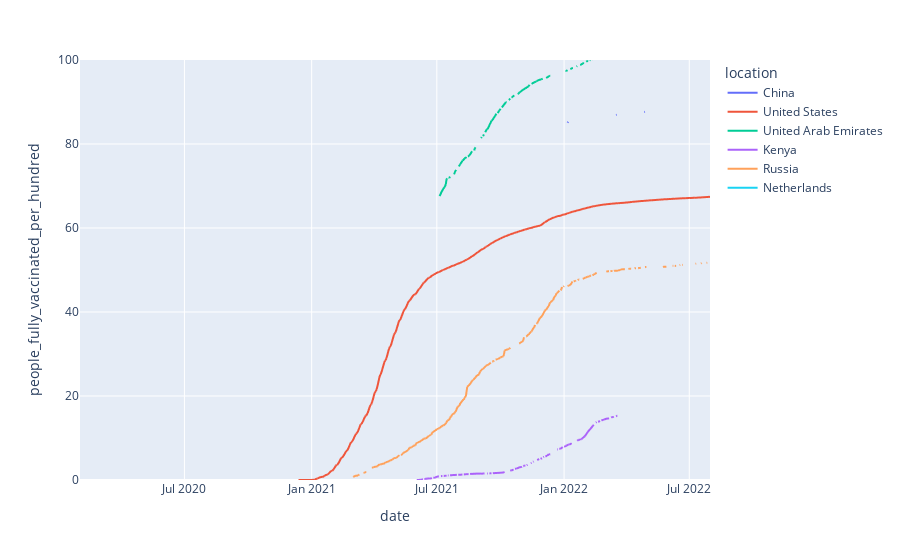

The cell this chart's notebook holds for it:
### Code cell
fig = px.line(Covid_data_raw_transport, x='date', y= 'people_fully_vaccinated_per_hundred' ,color=Covid_data_raw_transport.index,
                 range_x=['2020-02-01','2022-07-31'], range_y=[0,100])

fig.show()

### Figure 1 — Plotly figure (JSON) as saved in the notebook; plotly's stock layout.template omitted (floating-point values rounded to 4 significant figures; data arrays with more than 128 entries replaced by an {"elided": "..."} marker saying what was removed)
{"data": [{"hovertemplate": "location=China<br>date=%{x}<br>people_fully_vaccinated_per_hundred=%{y}<extra></extra>", "legendgroup": "China", "line": {"color": "#636efa", "dash": "solid"}, "marker": {"symbol": "circle"}, "mode": "lines", "name": "China", "showlegend": true, "type": "scattergl", "x": {"elided": "994 str values"}, "xaxis": "x", "y": {"elided": "994 float values"}, "yaxis": "y"}, {"hovertemplate": "location=United States<br>date=%{x}<br>people_fully_vaccinated_per_hundred=%{y}<extra></extra>", "legendgroup": "United States", "line": {"color": "#EF553B", "dash": "solid"}, "marker": {"symbol": "circle"}, "mode": "lines", "name": "United States", "showlegend": true, "type": "scattergl", "x": {"elided": "994 str values"}, "xaxis": "x", "y": {"elided": "994 float values"}, "yaxis": "y"}, {"hovertemplate": "location=United Arab Emirates<br>date=%{x}<br>people_fully_vaccinated_per_hundred=%{y}<extra></extra>", "legendgroup": "United Arab Emirates", "line": {"color": "#00cc96", "dash": "solid"}, "marker": {"symbol": "circle"}, "mode": "lines", "name": "United Arab Emirates", "showlegend": true, "type": "scattergl", "x": {"elided": "987 str values"}, "xaxis": "x", "y": {"elided": "987 float values"}, "yaxis": "y"}, {"hovertemplate": "location=Kenya<br>date=%{x}<br>people_fully_vaccinated_per_hundred=%{y}<extra></extra>", "legendgroup": "Kenya", "line": {"color": "#ab63fa", "dash": "solid"}, "marker": {"symbol": "circle"}, "mode": "lines", "name": "Kenya", "showlegend": true, "type": "scattergl", "x": {"elided": "950 str values"}, "xaxis": "x", "y": {"elided": "950 float values"}, "yaxis": "y"}, {"hovertemplate": "location=Russia<br>date=%{x}<br>people_fully_vaccinated_per_hundred=%{y}<extra></extra>", "legendgroup": "Russia", "line": {"color": "#FFA15A", "dash": "solid"}, "marker": {"symbol": "circle"}, "mode": "lines", "name": "Russia", "showlegend": true, "type": "scattergl", "x": {"elided": "985 str values"}, "xaxis": "x", "y": {"elided": "985 float values"}, "yaxis": "y"}, {"hovertemplate": "location=Netherlands<br>date=%{x}<br>people_fully_vaccinated_per_hundred=%{y}<extra></extra>", "legendgroup": "Netherlands", "line": {"color": "#19d3f3", "dash": "solid"}, "marker": {"symbol": "circle"}, "mode": "lines", "name": "Netherlands", "showlegend": true, "type": "scattergl", "x": {"elided": "958 str values"}, "xaxis": "x", "y": {"elided": "958 float values"}, "yaxis": "y"}], "layout": {"legend": {"title": {"text": "location"}, "tracegroupgap": 0}, "margin": {"t": 60}, "xaxis": {"anchor": "y", "domain": [0, 1], "range": ["2020-02-01", "2022-07-31"], "title": {"text": "date"}}, "yaxis": {"anchor": "x", "domain": [0, 1], "range": [0, 100], "title": {"text": "people_fully_vaccinated_per_hundred"}}}}
